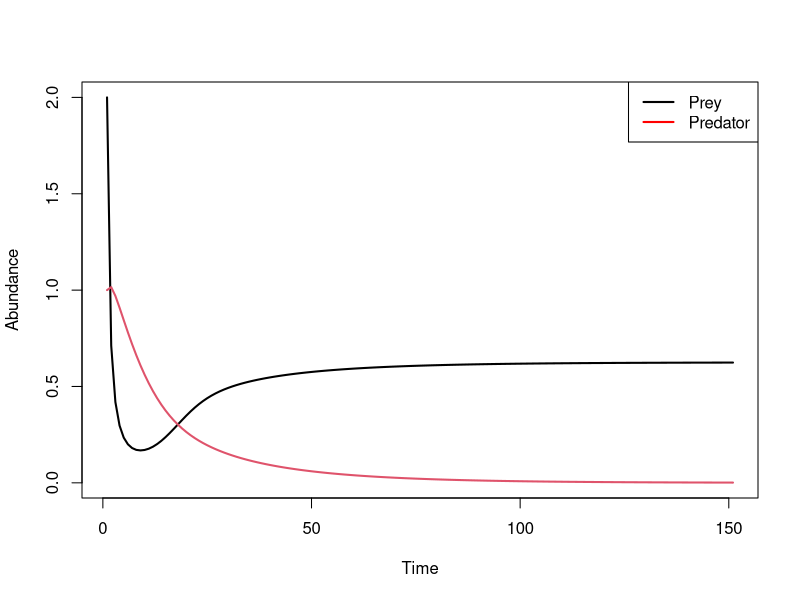

This chart was generated by the following R code:
install.packages("deSolve") #Installs deSolve for the ode functions
require("deSolve") # Loads deSolve

predator.prey.lotka.volterra.harvesting <- function(times, N0, params){ #Defines the model as a function.
  N1 <- N0[1]
  N2 <- N0[2]
  with(as.list(params), {
    dN1.dt <- N1*(r1-alpha12*N2-h*N1) #Runs the first equation for the preys species
    dN2.dt <- N2*(alpha21*N1-d2-h2*N2) #Runs the second equation for the predator species
    return(list(c(dN1.dt, dN2.dt)))
  })
}

params <- c(r1 = 0.5, d2 = 0.1, alpha12 = 0.6, alpha21 = 0.1, h = 0.8, h2 = 0) #Setting the parameters to be used in the equations

N0 <- c(2,1) #Starting conditions

t.values <- seq(0, 150) #Length of time model will predict

predator.prey.out <- ode(N0, t.values, predator.prey.lotka.volterra.harvesting,
                         params) #Ode function to run the simulation under continuous time

par(mfrow=c(1,1))
matplot(predator.prey.out[,c(2,3)], type = 'l', lty = 1, lwd = 2,
        ylab='Abundance', xlab='Time')                            # Creates the plot
legend('topright', c('Prey', 'Predator'), lty = 1, lwd = 2, col =
         c('black', 'red'))
